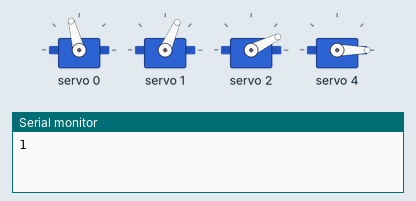
Bench run of a sketch on a simulated Arduino Uno, built with avr-gcc and run on an emulated ATmega328P. On the bench: 4 × servo, the last lines printed to the serial monitor.

Above: at 0.05 s.
At 1.0 s:
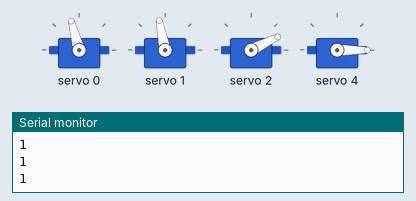
At 2.0 s:
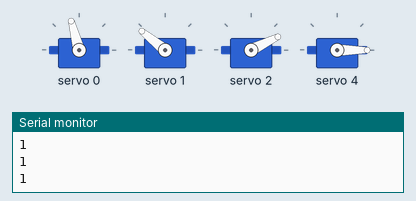
At 3.95 s:
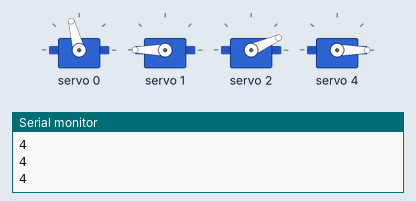
At 5.9 s:
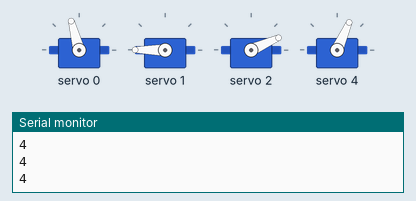
At 7.85 s:
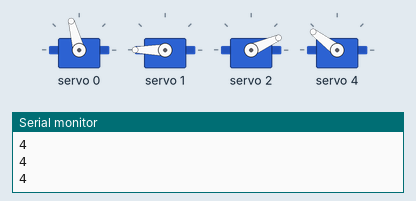
Timing chart, 0 to 10.2 s (numbered marks = the images above):
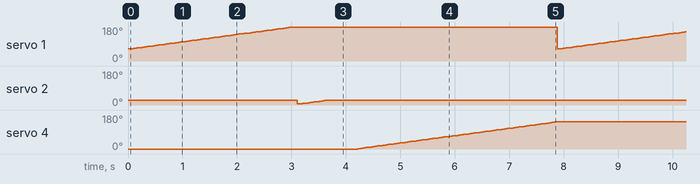

Measured:
- by itself, servo 1: ramps from 66° to 180° and jumps back, once every 7.9 s
- by itself, servo 4: ramps from 0° to 143° and jumps back, once every 7.9 s
- by itself, servo 2: repeats every 7.9 s: 8° 0.05 s, 10° 0.05 s, 12° 0.05 s, 14° 0.05 s, 16° 0.05 s, 18° 0.05 s, 20° 0.05 s, 22° 0.05 s, 24° 7.4 s, 6° 0.10 s

The sketch:

arm.ino
```cpp
#include <Wire.h>
#include <Adafruit_PWMServoDriver.h>


Adafruit_PWMServoDriver srituhobby = Adafruit_PWMServoDriver();

// #define servoMIN 150
// #define servoMAX 600

void setup()
{

    srituhobby.setPWM(0, 0, 400);
    srituhobby.setPWM(1, 0, 400);
    srituhobby.setPWM(2, 0, 200);
    srituhobby.setPWM(4, 0, 5);
    Serial.begin(9600);
    srituhobby.begin();
    srituhobby.setPWMFreq(60);
}
int mov(int servo, int start, int stop1)
{
    servo = servo;
    start = start;
    stop1 = stop1;

  srituhobby.setPWM(servo, 0, start);
  Serial.println(servo);
  delay(50);
  for(int i=start;i<stop1;i+=5){
      srituhobby.setPWM(servo, 0, i);
      Serial.println(servo);
      delay(50);


}
}
void loop(){
  mov (1, 300, 600);
  mov (2, 150, 200);
  mov (4, 90, 500);
}
```
